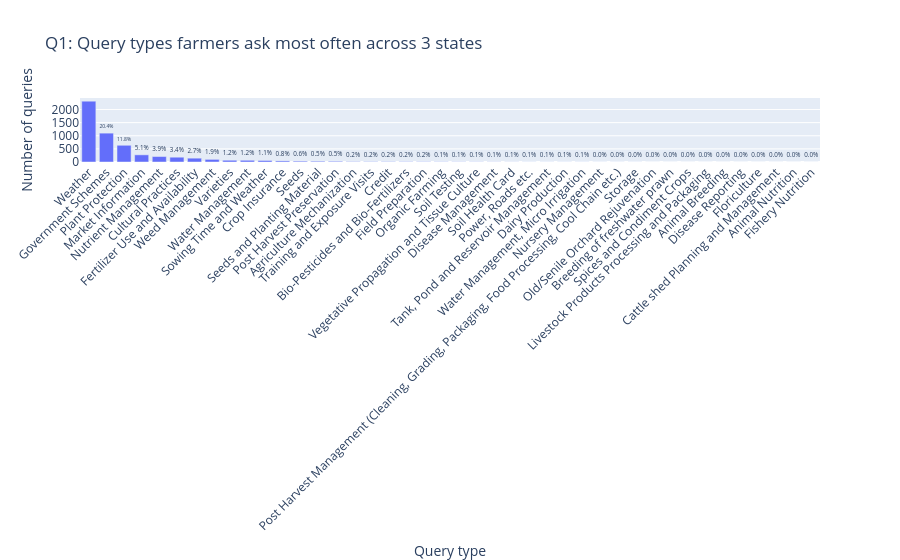

The code cell stored with this chart in its notebook:
### Markdown cell above
### Q1. What query types are farmers asking across Maharashtra, Karnataka, and Uttar Pradesh?

### Code cell
# Q1: Overall query-type distribution across Maharashtra, Karnataka, and Uttar Pradesh
q1 = df.copy()
q1['QueryType_clean'] = q1['QueryType'].astype(str).str.strip()

q1_dist = (
    q1['QueryType_clean']
    .value_counts()
    .reset_index()
)
q1_dist.columns = ['QueryType', 'count']
q1_dist['pct'] = 100 * q1_dist['count'] / q1_dist['count'].sum()

print('Overall distribution of query types across all three states:')
display(q1_dist)

fig_q1 = px.bar(
    q1_dist,
    x='QueryType',
    y='count',
    title='Q1: Query types farmers ask most often across 3 states',
    labels={'count': 'Number of queries', 'QueryType': 'Query type'},
    text=q1_dist['pct'].round(1).astype(str) + '%',
)
fig_q1.update_layout(xaxis_tickangle=-45)
fig_q1.update_traces(textposition='outside')
fig_q1.show()

### Figure 1 — Plotly figure (JSON) as saved in the notebook; plotly's stock layout.template omitted (floating-point values rounded to 4 significant figures)
{"data": [{"hovertemplate": "Query type=%{x}<br>Number of queries=%{y}<br>text=%{text}<extra></extra>", "legendgroup": "", "marker": {"color": "#636efa", "pattern": {"shape": ""}}, "name": "", "orientation": "v", "showlegend": false, "text": ["42.9%", "20.4%", "11.8%", "5.1%", "3.9%", "3.4%", "2.7%", "1.9%", "1.2%", "1.2%", "1.1%", "0.8%", "0.6%", "0.5%", "0.5%", "0.2%", "0.2%", "0.2%", "0.2%", "0.2%", "0.1%", "0.1%", "0.1%", "0.1%", "0.1%", "0.1%", "0.1%", "0.1%", "0.1%", "0.0%", "0.0%", "0.0%", "0.0%", "0.0%", "0.0%", "0.0%", "0.0%", "0.0%", "0.0%", "0.0%", "0.0%", "0.0%"], "textposition": "outside", "type": "bar", "x": ["Weather", "Government Schemes", "Plant Protection", "Market Information", "Nutrient Management", "Cultural Practices", "Fertilizer Use and Availability", "Weed Management", "Varieties", "Water Management", "Sowing Time and Weather", "Crop Insurance", "Seeds", "Seeds and Planting Material", "Post Harvest Preservation", "Agriculture Mechanization", "Training and Exposure Visits", "Credit", "Bio-Pesticides and Bio-Fertilizers", "Field Preparation", "Organic Farming", "Soil Testing", "Vegetative Propagation and Tissue Culture", "Disease Management", "Soil Health Card", "Power, Roads etc.", "Tank, Pond and Reservoir Management", "Dairy Production", "Water Management, Micro Irrigation", "Nursery Management", "Post Harvest Management (Cleaning, Grading, Packaging, Food Processing, Cool Chain etc.)", "Storage", "Old/Senile Orchard Rejuvenation", "Breeding of freshwater prawn", "Spices and Condiment Crops", "Livestock Products Processing and Packaging", "Animal Breeding", "Disease Reporting", "Floriculture", "Cattle shed Planning and Management", "Animal Nutrition", "Fishery Nutrition"], "xaxis": "x", "y": [2317, 1100, 637, 273, 208, 183, 146, 100, 67, 66, 58, 42, 32, 29, 26, 13, 12, 12, 11, 10, 8, 7, 6, 5, 4, 3, 3, 3, 3, 2, 2, 2, 1, 1, 1, 1, 1, 1, 1, 1, 1, 1], "yaxis": "y"}], "layout": {"barmode": "relative", "legend": {"tracegroupgap": 0}, "title": {"text": "Q1: Query types farmers ask most often across 3 states"}, "xaxis": {"anchor": "y", "domain": [0, 1], "tickangle": -45, "title": {"text": "Query type"}}, "yaxis": {"anchor": "x", "domain": [0, 1], "title": {"text": "Number of queries"}}}}
